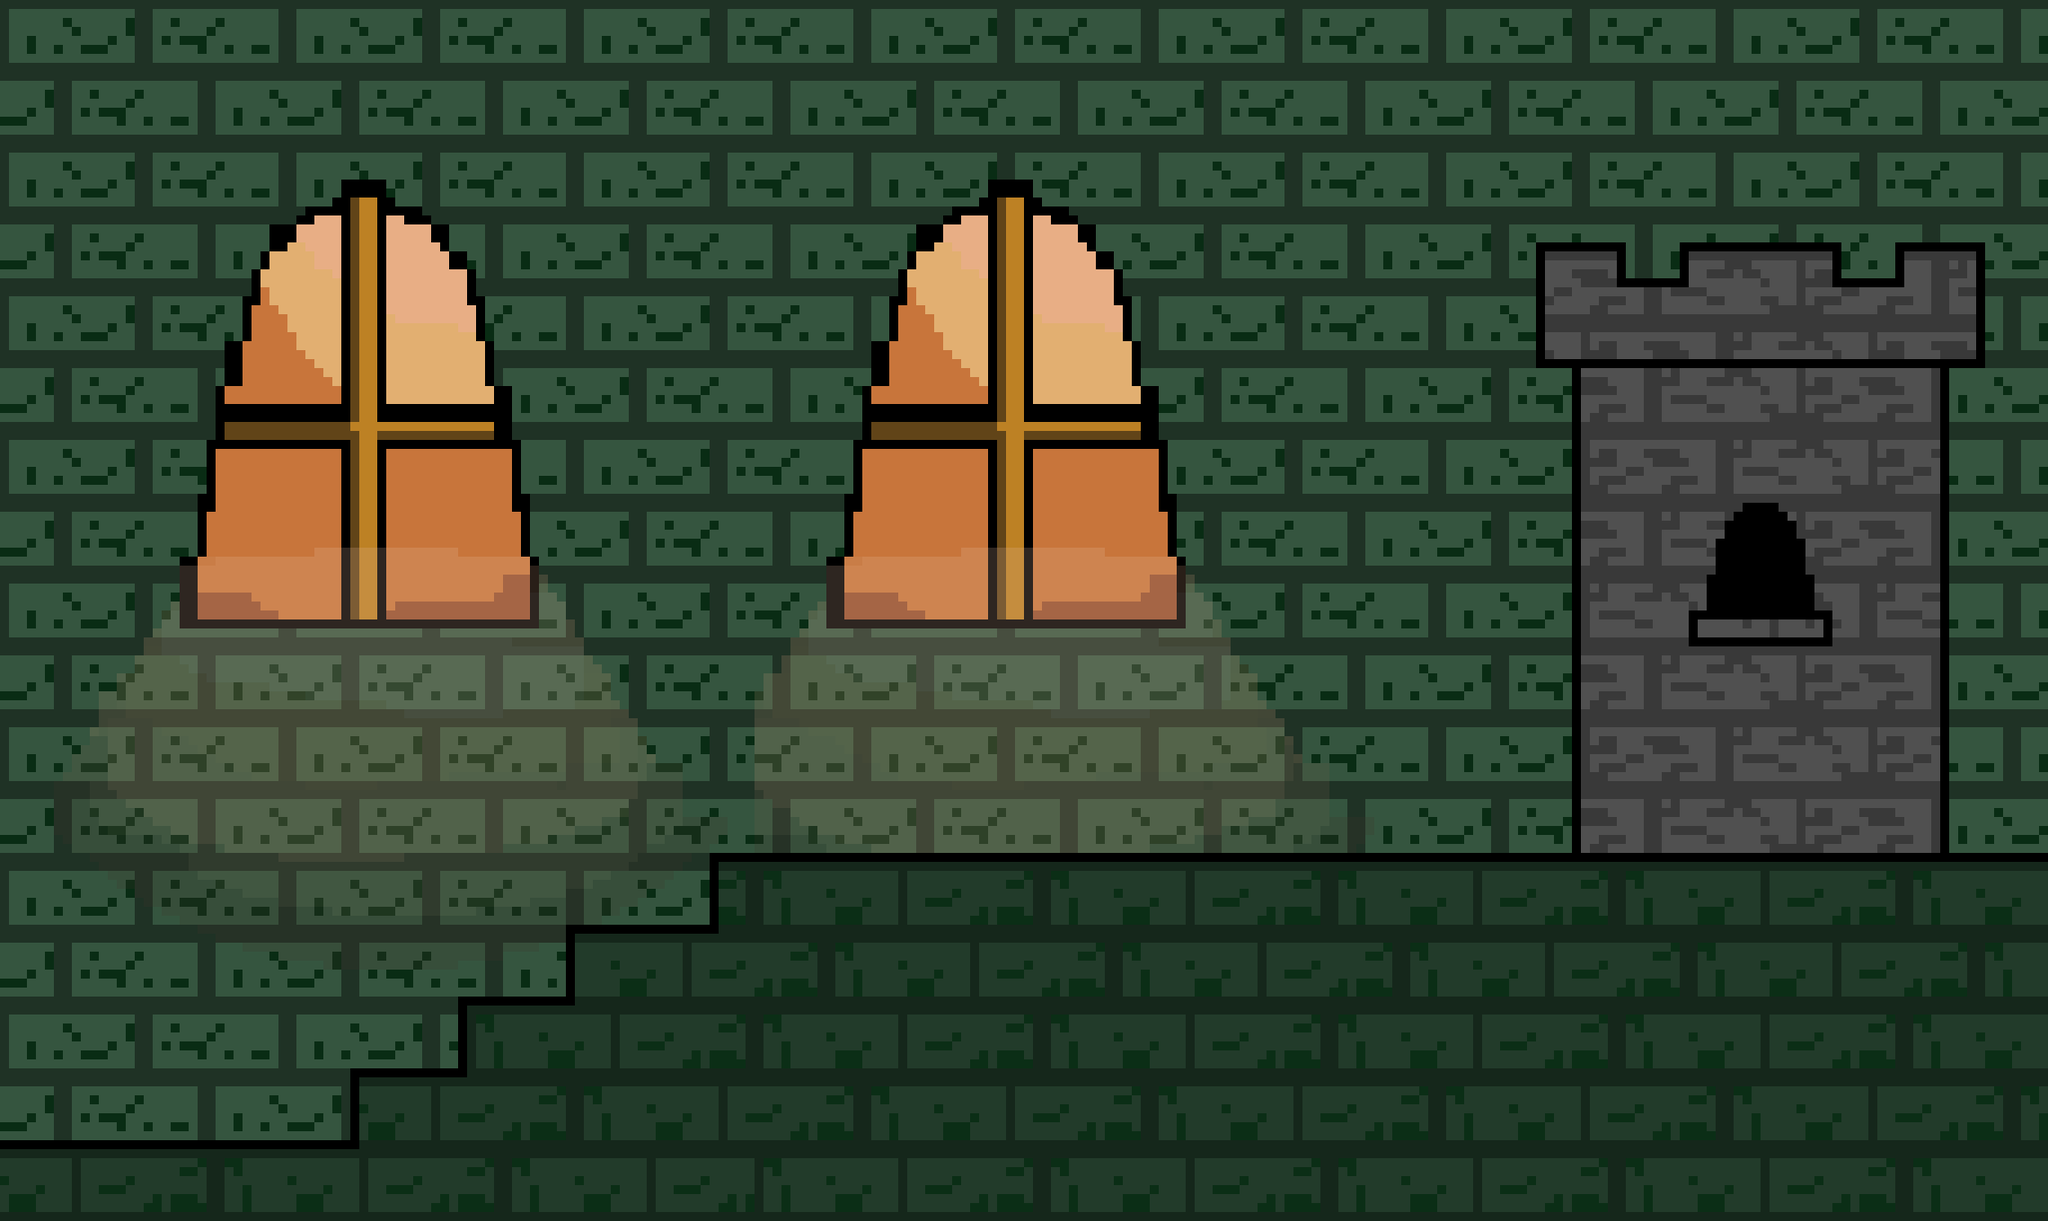

This game map was drawn from its Tiled (.tmx) file and the tilesets committed beside it. A one-line description and the trimmed map source follow:
An orthogonal 57x34 tile map with 40x40 px tiles, 6 tile layers (background, windows, ground, tower, ...), 1 hidden layer not drawn, 7 tilesets.

<map version="1.0" tiledversion="1.1.6" orientation="orthogonal" renderorder="right-down" width="57" height="34" tilewidth="40" tileheight="40" infinite="0" nextobjectid="1">
 <tileset firstgid="1" name="backgroundTile" tilewidth="40" tileheight="40" tilecount="32" columns="8">
  <image source="backgroundTile.png" width="320" height="160" />
 </tileset>
 <tileset firstgid="33" name="groundTile" tilewidth="40" tileheight="40" tilecount="16" columns="8">
  <image source="groundTile.png" width="320" height="80" />
 </tileset>
 <tileset firstgid="49" name="towerTile" tilewidth="40" tileheight="40" tilecount="16" columns="8">
  <image source="towerTile.png" width="320" height="80" />
 </tileset>
 <tileset firstgid="65" name="rtWindow" tilewidth="40" tileheight="40" tilecount="600" columns="20">
  <image source="Right Window.png" width="800" height="1200" />
 </tileset>
 <tileset firstgid="665" name="towerWindow" tilewidth="40" tileheight="40" tilecount="16" columns="4">
  <image source="Tower Window.png" width="160" height="160" />
 </tileset>
 <tileset firstgid="681" name="outline" tilewidth="40" tileheight="40" tilecount="12" columns="3">
  <image source="outlineTile.png" width="120" height="160" />
 </tileset>
 <tileset firstgid="693" name="ltWindow" tilewidth="40" tileheight="40" tilecount="600" columns="20">
  <image source="Left Window.png" width="800" height="1200" />
 </tileset>
 <layer name="background" width="57" height="34">
  <data>[1938 cells, 1938 non-empty, 32 distinct tile ids]</data>
 </layer>
 <layer name="windows" width="57" height="34">
  <data>[1938 cells, 1026 non-empty, 540 distinct tile ids]</data>
 </layer>
 <layer name="ground" width="57" height="34">
  <data>[1938 cells, 452 non-empty, 16 distinct tile ids]</data>
 </layer>
 <layer name="tower" width="57" height="34">
  <data>[1938 cells, 172 non-empty, 16 distinct tile ids]</data>
 </layer>
 <layer name="towerWindow" width="57" height="34">
  <data>[1938 cells, 16 non-empty, 16 distinct tile ids]</data>
 </layer>
 <layer name="outline" width="57" height="34">
  <data>[1938 cells, 127 non-empty, 11 distinct tile ids]</data>
 </layer>
 <imagelayer name="reference" visible="0" opacity="0.4" offsetx="-4" offsety="12">
  <image source="../Tutorial Background.png" width="2250" height="1350" />
 </imagelayer>
</map>